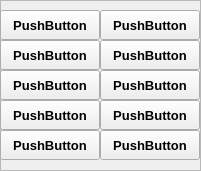
   <widget class="QFrame" name="frame">
    <property name="geometry">
     <rect>
      <x>220</x>
      <y>10</y>
      <width>201</width>
      <height>171</height>
     </rect>
    </property>
    <property name="frameShape">
     <enum>QFrame::StyledPanel</enum>
    </property>
    <property name="frameShadow">
     <enum>QFrame::Raised</enum>
    </property>
    <widget class="QPushButton" name="PB_Nuevo">
     <property name="enabled">
      <bool>true</bool>
     </property>
     <property name="geometry">
      <rect>
       <x>0</x>
       <y>10</y>
       <width>100</width>
       <height>30</height>
      </rect>
     </property>
     <property name="font">
      <font>
       <pointsize>10</pointsize>
       <weight>75</weight>
       <bold>true</bold>
       <strikeout>false</strikeout>
      </font>
     </property>
     <property name="text">
      <string>PushButton</string>
     </property>
     <property name="checkable">
      <bool>false</bool>
     </property>
     <property name="autoDefault">
      <bool>false</bool>
     </property>
     <property name="default">
      <bool>false</bool>
     </property>
     <property name="flat">
      <bool>false</bool>
     </property>
    </widget>
    <widget class="QPushButton" name="PB_Nuevo_2">
     <property name="geometry">
      <rect>
       <x>100</x>
       <y>10</y>
       <width>100</width>
       <height>30</height>
      </rect>
     </property>
     <property name="font">
      <font>
       <pointsize>10</pointsize>
       <weight>75</weight>
       <bold>true</bold>
      </font>
     </property>
     <property name="text">
      <string>PushButton</string>
     </property>
    </widget>
    <widget class="QPushButton" name="PB_Nuevo_3">
     <property name="geometry">
      <rect>
       <x>0</x>
       <y>40</y>
       <width>100</width>
       <height>30</height>
      </rect>
     </property>
     <property name="font">
      <font>
       <pointsize>10</pointsize>
       <weight>75</weight>
       <bold>true</bold>
      </font>
     </property>
     <property name="text">
      <string>PushButton</string>
     </property>
    </widget>
    <widget class="QPushButton" name="PB_Nuevo_4">
     <property name="geometry">
      <rect>
       <x>100</x>
       <y>40</y>
       <width>100</width>
       <height>30</height>
      </rect>
     </property>
     <property name="font">
      <font>
       <pointsize>10</pointsize>
       <weight>75</weight>
       <bold>true</bold>
      </font>
     </property>
     <property name="text">
      <string>PushButton</string>
     </property>
    </widget>
    <widget class="QPushButton" name="PB_Nuevo_5">
     <property name="geometry">
      <rect>
       <x>0</x>
       <y>70</y>
       <width>100</width>
       <height>30</height>
      </rect>
     </property>
     <property name="font">
      <font>
       <pointsize>10</pointsize>
       <weight>75</weight>
       <bold>true</bold>
      </font>
     </property>
     <property name="text">
      <string>PushButton</string>
     </property>
    </widget>
    <widget class="QPushButton" name="PB_Nuevo_6">
     <property name="geometry">
      <rect>
       <x>100</x>
       <y>70</y>
       <width>100</width>
       <height>30</height>
      </rect>
     </property>
     <property name="font">
      <font>
       <pointsize>10</pointsize>
       <weight>75</weight>
       <bold>true</bold>
      </font>
     </property>
     <property name="text">
      <string>PushButton</string>
     </property>
    </widget>
    <widget class="QPushButton" name="PB_Nuevo_7">
     <property name="geometry">
      <rect>
       <x>0</x>
       <y>100</y>
       <width>100</width>
       <height>30</height>
      </rect>
     </property>
     <property name="font">
      <font>
       <pointsize>10</pointsize>
       <weight>75</weight>
       <bold>true</bold>
      </font>
     </property>
     <property name="text">
      <string>PushButton</string>
     </property>
    </widget>
    <widget class="QPushButton" name="PB_Nuevo_8">
     <property name="geometry">
      <rect>
       <x>100</x>
       <y>100</y>
       <width>100</width>
       <height>30</height>
      </rect>
     </property>
     <property name="font">
      <font>
       <pointsize>10</pointsize>
       <weight>75</weight>
       <bold>true</bold>
      </font>
     </property>
     <property name="text">
      <string>PushButton</string>
     </property>
    </widget>
    <widget class="QPushButton" name="PB_Nuevo_9">
     <property name="geometry">
      <rect>
       <x>0</x>
       <y>130</y>
       <width>100</width>
       <height>30</height>
      </rect>
     </property>
     <property name="font">
      <font>
       <pointsize>10</pointsize>
       <weight>75</weight>
       <bold>true</bold>
      </font>
     </property>
     <property name="text">
      <string>PushButton</string>
     </property>
    </widget>
    <widget class="QPushButton" name="PB_Nuevo_10">
     <property name="geometry">
      <rect>
       <x>100</x>
       <y>130</y>
       <width>100</width>
       <height>30</height>
      </rect>
     </property>
     <property name="font">
      <font>
       <pointsize>10</pointsize>
       <weight>75</weight>
       <bold>true</bold>
      </font>
     </property>
     <property name="text">
      <string>PushButton</string>
     </property>
    </widget>
   </widget>
